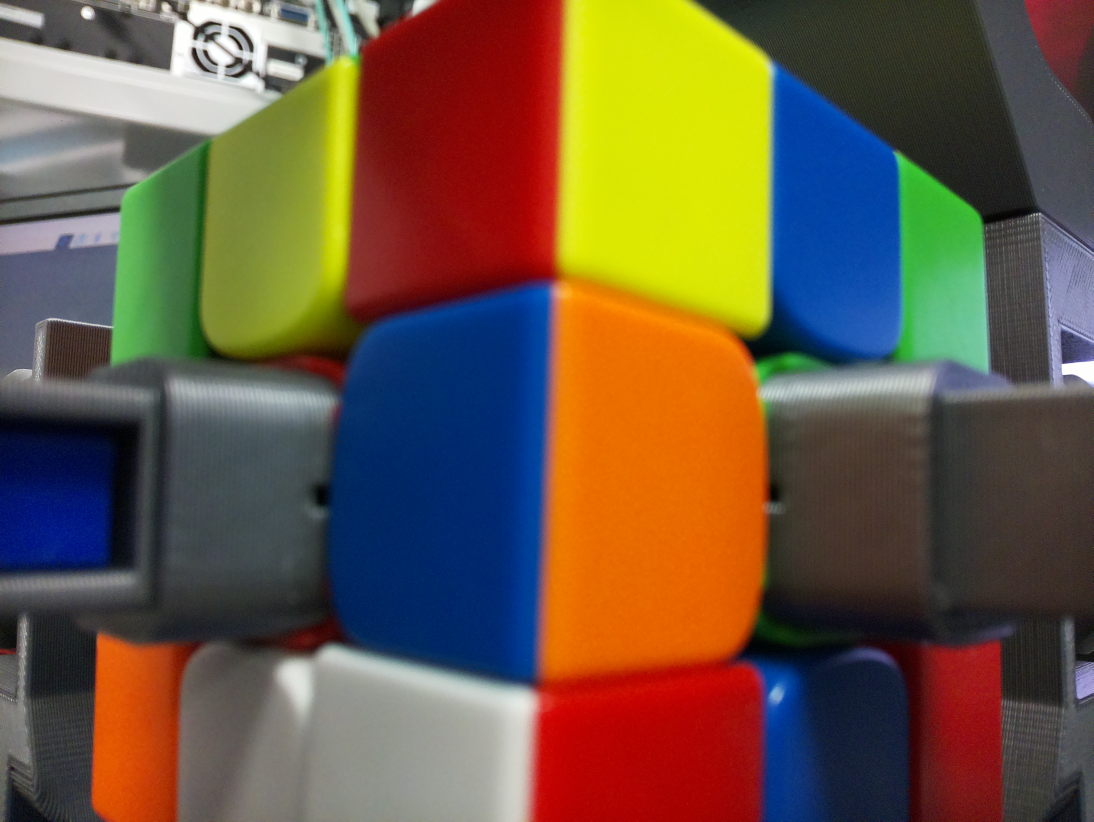
#> input picture Poze/Poze_procesat/poza0.jpg, 3280 x 2464 px, found by its file name (shown at 1/3 size)
$ python improve_photo_test.py
#> lines starting #> are read from the running program, lines starting #| are printed output that depends on the picture
#> in main, frame is the input picture: shape (2464, 3280, 3); mean B, G, R 66.2, 88.4, 107.6
import cv2
import numpy as np
import subprocess
import time
import os

zone_de_interes = [
    (375, 625, 175, 175),
    (700, 300, 250, 250),
    (1300, 250, 250, 250),
    (1200, 900, 250, 250),
    (1250, 2100, 225, 225),
    (600, 2000, 250, 250),
    (350, 2000, 150, 150),
    (1700, 250, 350, 350),
    (2400, 400, 150, 150),
    (2700, 600, 200, 200),
    (1700, 1150, 200, 200),
    (1700, 2100, 350, 350),
    (2400, 2050, 150, 150),
    (2800, 2050, 150, 150)
]

intervale_culori = {
    'G': (np.array([40, 80, 60]), np.array([85, 255, 255])),   # Verde
    'R': [(np.array([0, 80, 60]), np.array([4, 255, 255])), (np.array([172, 80, 60]), np.array([180, 255, 255]))],  # Rosu
    'W': (np.array([0, 0, 80]), np.array([180, 80, 255])),    # Alb
    'Y': (np.array([25, 60, 60]), np.array([40, 255, 255])),   # Galben
    'O': (np.array([6, 80, 80]), np.array([20, 255, 255])),    # Portocaliu
    'B': (np.array([90, 80, 80]), np.array([130, 255, 255]))   # Albastru
}

# [4 lines left out: function captureaza_poza, not called in this run]

def detecteaza_culoare_dupa_pixeli(roi):
    nr_pixeli = {}

    for culoare, interval in intervale_culori.items():
        if culoare == 'R':
            mask1 = cv2.inRange(roi, interval[0][0], interval[0][1])
            mask2 = cv2.inRange(roi, interval[1][0], interval[1][1])
            mask = cv2.bitwise_or(mask1, mask2)
        else:
            lower, upper = interval
            mask = cv2.inRange(roi, lower, upper)

        numar = cv2.countNonZero(mask)
        nr_pixeli[culoare] = numar

    culoare_detectata = max(nr_pixeli, key=nr_pixeli.get)
    return culoare_detectata if nr_pixeli[culoare_detectata] > 100 else 'X'

def aplica_clahe(imagine_bgr):
    lab = cv2.cvtColor(imagine_bgr, cv2.COLOR_BGR2LAB)
#> lab: shape (2464, 3280, 3); mean of channels 0, 1, 2 104.3, 137.9, 142.3
    l, a, b = cv2.split(lab)
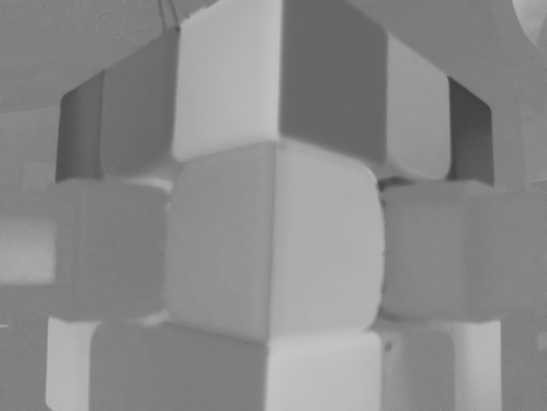
#> a: shape (2464, 3280) (shown at 1/6 size); min 64, max 198, mean 137.9
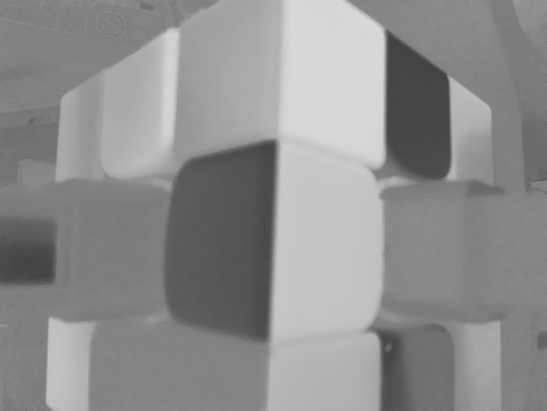
#> b: shape (2464, 3280) (shown at 1/6 size); min 63, max 217, mean 142.3
    clahe = cv2.createCLAHE(clipLimit=1.0, tileGridSize=(16, 16))
    l_clahe = clahe.apply(l)
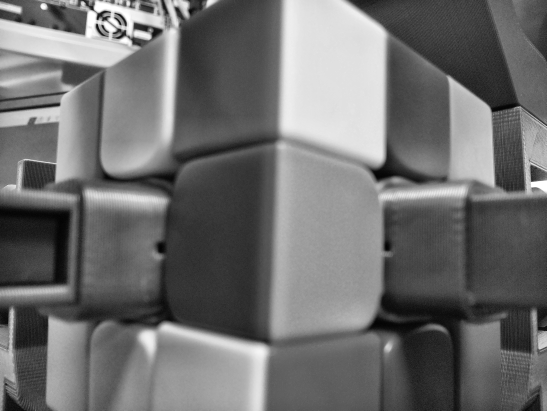
#> l_clahe: shape (2464, 3280) (shown at 1/6 size); min 0, max 255, mean 110.7
    lab_clahe = cv2.merge((l_clahe, a, b))
#> lab_clahe: shape (2464, 3280, 3); mean of channels 0, 1, 2 110.7, 137.9, 142.3
    return cv2.cvtColor(lab_clahe, cv2.COLOR_LAB2BGR)
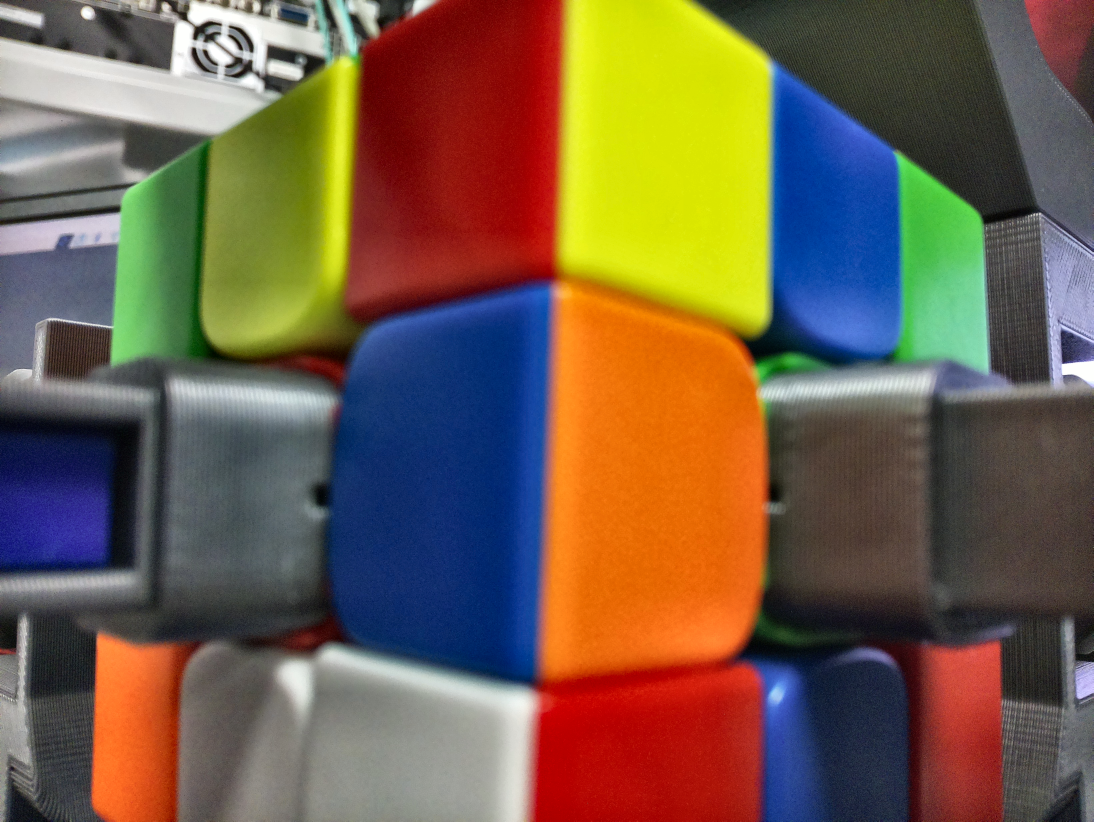
#> returned value: shape (2464, 3280, 3) (shown at 1/3 size); mean B, G, R 73.2, 94.9, 115.3

def main():
    poza_path = "/home/pit77olt/Desktop/Rubiks/Poze/Poze_procesat/poza0.jpg"
    #captureaza_poza(poza_path)

    if not os.path.exists(poza_path):
        print("Eroare: poza nu a fost salvata corect.")
        return

    frame = cv2.imread(poza_path)
    if frame is None:
        print("Eroare: nu am putut încarca poza.")
        return

    # Aplică CLAHE pentru uniformizare iluminare
    frame_clahe = aplica_clahe(frame)

    # Conversie la HSV pentru detecția culorilor
    hsv = cv2.cvtColor(frame_clahe, cv2.COLOR_BGR2HSV)
#> hsv: shape (2464, 3280, 3); mean H, S, V 55.5, 135.8, 138.9

    sir_culori = ""
    for (x, y, w, h) in zone_de_interes:
        roi = hsv[y:y+h, x:x+w]
        litera_culoare = detecteaza_culoare_dupa_pixeli(roi)
        sir_culori += litera_culoare
#> this loop made 14 passes
#> (litera_culoare, sir_culori) on passes 1 to 8: ('G', 'G'), ('Y', 'GY'), ('R', 'GYR'), ('B', 'GYRB'), ('W', 'GYRBW'), ('W', 'GYRBWW'), ('O', 'GYRBWWO'), ('Y', 'GYRBWWOY')
#> roi: shape (150, 150, 3); mean H, S, V 2.9, 187.8, 189.4

    print(f"🔠 Șirul de culori detectate: {sir_culori}")
#| 🔠 Șirul de culori detectate: GYRBWWOYBGORBR

if __name__ == "__main__":
    main()

$ run again, with Poze/Poze_procesat/poza1.jpg copied over Poze/Poze_procesat/poza0.jpg
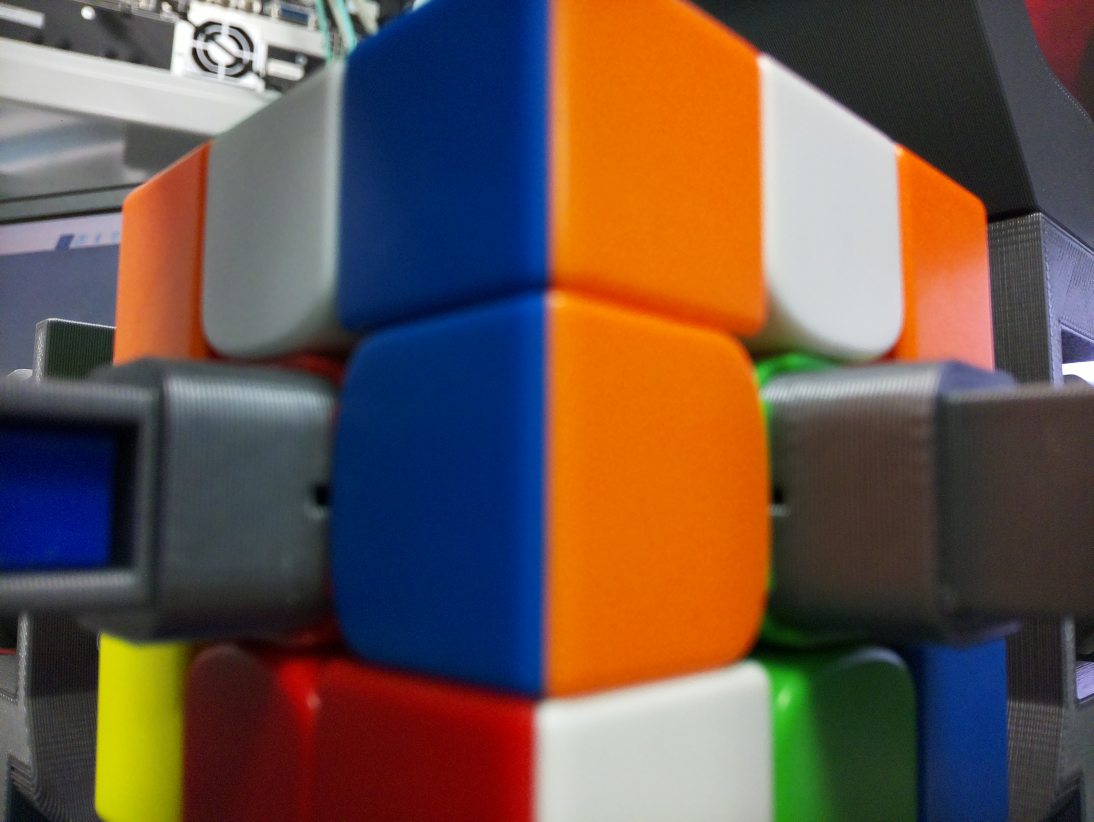
#> input picture Poze/Poze_procesat/poza1.jpg, 3280 x 2464 px, found by its file name (shown at 1/3 size)
#> in main, frame is the input picture: shape (2464, 3280, 3); mean B, G, R 74.3, 84.6, 105.9
#> lab: shape (2464, 3280, 3); mean of channels 0, 1, 2 99.2, 140.9, 136
#> in aplica_clahe, `l_clahe = clahe.apply(l)`:
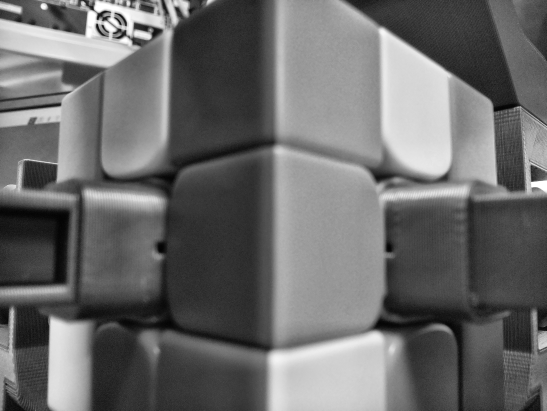
#> l_clahe: shape (2464, 3280) (shown at 1/6 size); min 0, max 255, mean 106.8
#> lab_clahe: shape (2464, 3280, 3); mean of channels 0, 1, 2 106.8, 140.9, 136
#> in aplica_clahe, `return cv2.cvtColor(lab_clahe, cv2.COLOR_LAB2BGR)`:
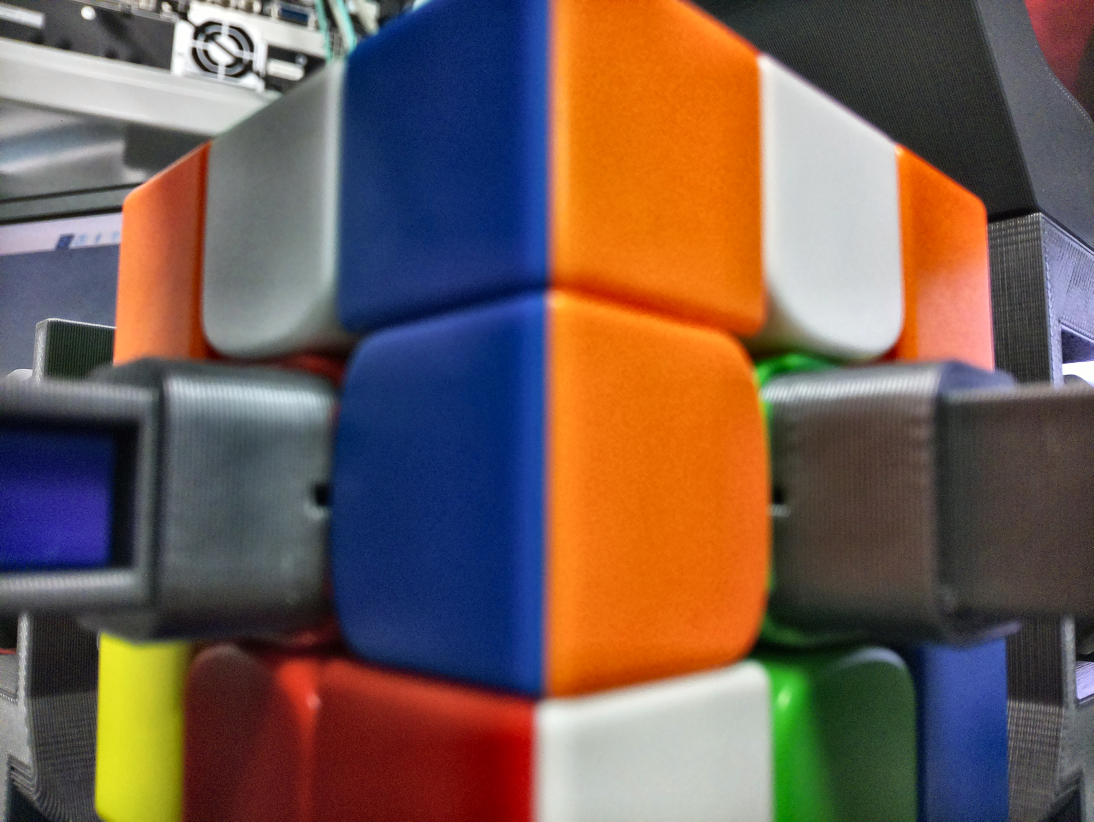
#> returned value: shape (2464, 3280, 3) (shown at 1/3 size); mean B, G, R 82.6, 91.9, 114.6
#> hsv: shape (2464, 3280, 3); mean H, S, V 64.6, 124.1, 136.6
#> the loop in main, `for (x, y, w, h) in zone_de_interes:` made 14 passes
#> (litera_culoare, sir_culori) on passes 1 to 8: ('O', 'O'), ('W', 'OW'), ('B', 'OWB'), ('B', 'OWBB'), ('R', 'OWBBR'), ('R', 'OWBBRR'), ('Y', 'OWBBRRY'), ('O', 'OWBBRRYO')
#| 🔠 Șirul de culori detectate: OWBBRRYOWOOWGB

$ run again, with Poze/Poze_procesat/poza2.jpg copied over Poze/Poze_procesat/poza0.jpg
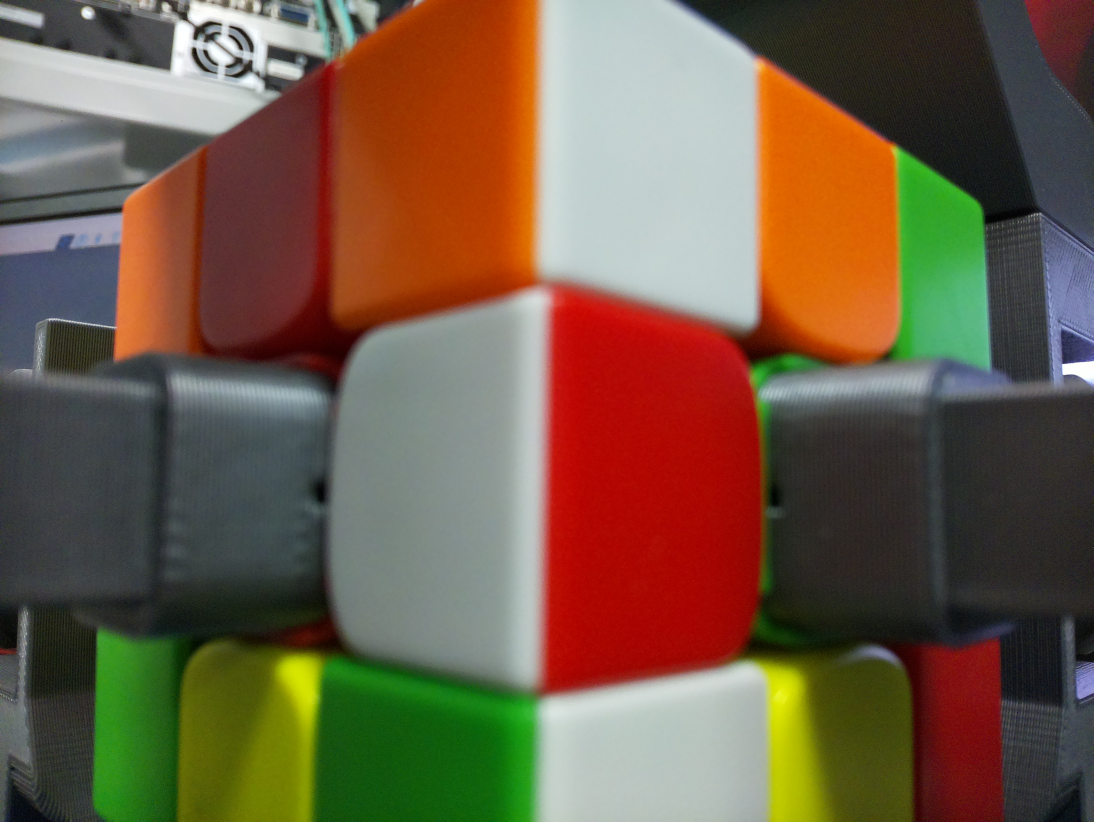
#> input picture Poze/Poze_procesat/poza2.jpg, 3280 x 2464 px, found by its file name (shown at 1/3 size)
#> in main, frame is the input picture: shape (2464, 3280, 3); mean B, G, R 70.1, 91.6, 112.9
#> lab: shape (2464, 3280, 3); mean of channels 0, 1, 2 107, 134.7, 145
#> in aplica_clahe, `l, a, b = cv2.split(lab)`:
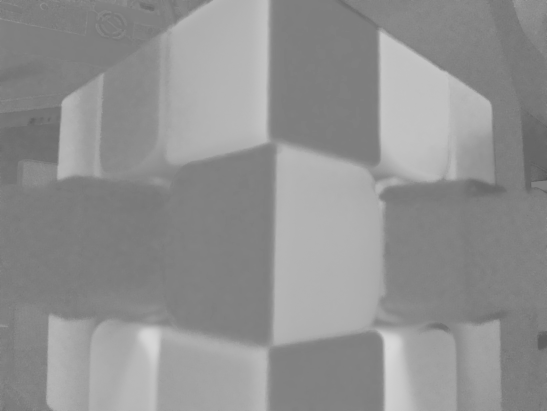
#> b: shape (2464, 3280) (shown at 1/6 size); min 80, max 217, mean 145
#> lab_clahe: shape (2464, 3280, 3); mean of channels 0, 1, 2 113.1, 134.7, 145
#> in aplica_clahe, `return cv2.cvtColor(lab_clahe, cv2.COLOR_LAB2BGR)`:
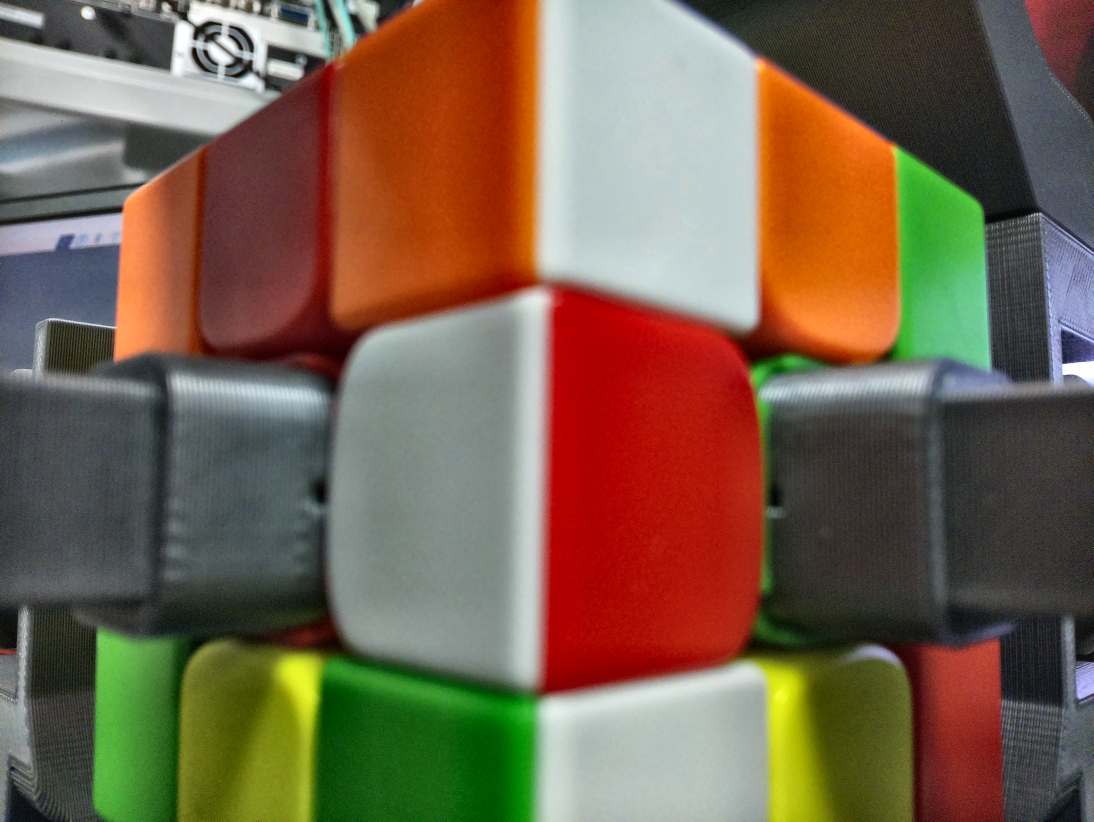
#> returned value: shape (2464, 3280, 3) (shown at 1/3 size); mean B, G, R 76.8, 97.6, 118.7
#> hsv: shape (2464, 3280, 3); mean H, S, V 55.9, 106.2, 131.1
#> the loop in main, `for (x, y, w, h) in zone_de_interes:` made 14 passes
#> (litera_culoare, sir_culori) on passes 1 to 8: ('O', 'O'), ('R', 'OR'), ('O', 'ORO'), ('W', 'OROW'), ('G', 'OROWG'), ('Y', 'OROWGY'), ('G', 'OROWGYG'), ('W', 'OROWGYGW')
#| 🔠 Șirul de culori detectate: OROWGYGWOGRWYR
